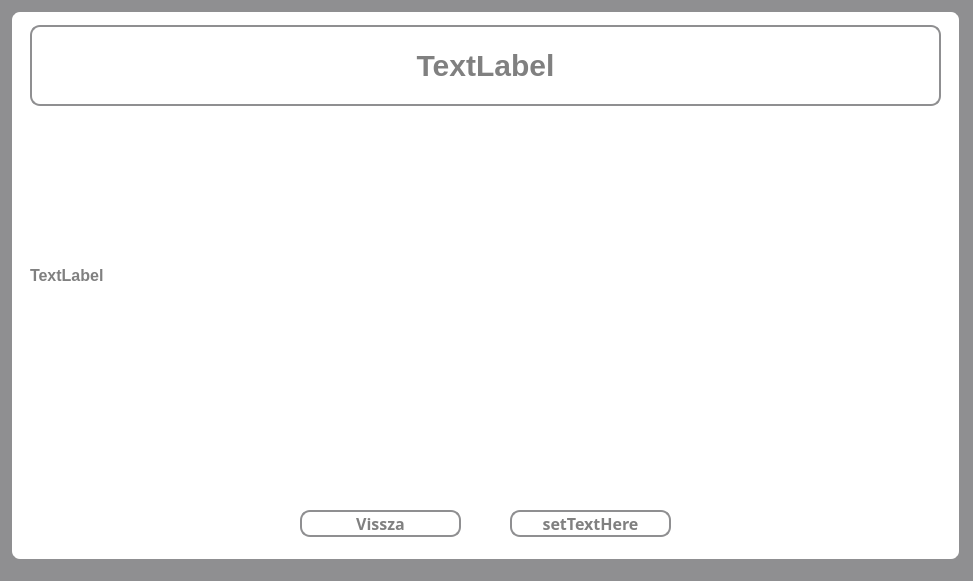
<?xml version="1.0" encoding="UTF-8"?>
<ui version="4.0">
 <class>MainWindow</class>
 <widget class="QMainWindow" name="MainWindow">
  <property name="geometry">
   <rect>
    <x>0</x>
    <y>0</y>
    <width>973</width>
    <height>581</height>
   </rect>
  </property>
  <property name="windowTitle">
   <string>Tanulás</string>
  </property>
  <property name="styleSheet">
   <string notr="true">* {
	background-color: #8f8f91;
}</string>
  </property>
  <widget class="QWidget" name="centralwidget">
   <widget class="QWidget" name="widget" native="true">
    <property name="geometry">
     <rect>
      <x>10</x>
      <y>10</y>
      <width>951</width>
      <height>551</height>
     </rect>
    </property>
    <property name="styleSheet">
     <string notr="true">* {
	background-color: white;
    border: 2px solid #8f8f91;
    border-radius: 10px;
    color: white;
    font-size: 16px;
    font-weight: bold;
}</string>
    </property>
    <widget class="QPushButton" name="backButton">
     <property name="geometry">
      <rect>
       <x>290</x>
       <y>500</y>
       <width>161</width>
       <height>27</height>
      </rect>
     </property>
     <property name="font">
      <font>
       <family>Corbel</family>
       <pointsize>-1</pointsize>
       <bold>true</bold>
      </font>
     </property>
     <property name="styleSheet">
      <string notr="true">* {
	background-color: white;
	color: grey;
}

*:hover {
	background-color: rgb(120, 120, 220);
	color: white;
}</string>
     </property>
     <property name="text">
      <string>Vissza</string>
     </property>
    </widget>
    <widget class="QPushButton" name="nextButton">
     <property name="geometry">
      <rect>
       <x>500</x>
       <y>500</y>
       <width>161</width>
       <height>27</height>
      </rect>
     </property>
     <property name="font">
      <font>
       <family>Corbel</family>
       <pointsize>-1</pointsize>
       <bold>true</bold>
      </font>
     </property>
     <property name="styleSheet">
      <string notr="true">* {
	background-color: white;
	color: grey;
}

*:hover {
	background-color: rgb(120, 120, 220);
	color: white;
}</string>
     </property>
     <property name="text">
      <string>setTextHere</string>
     </property>
    </widget>
    <widget class="QLabel" name="titleLabel">
     <property name="geometry">
      <rect>
       <x>20</x>
       <y>15</y>
       <width>911</width>
       <height>81</height>
      </rect>
     </property>
     <property name="styleSheet">
      <string notr="true">* {
	font-size: 30px;
	color: grey;
}</string>
     </property>
     <property name="text">
      <string>TextLabel</string>
     </property>
     <property name="alignment">
      <set>Qt::AlignCenter</set>
     </property>
    </widget>
    <widget class="QLabel" name="contentLabel">
     <property name="geometry">
      <rect>
       <x>20</x>
       <y>100</y>
       <width>911</width>
       <height>331</height>
      </rect>
     </property>
     <property name="styleSheet">
      <string notr="true">* {
	border: none;
	color: grey;
}</string>
     </property>
     <property name="text">
      <string>TextLabel</string>
     </property>
    </widget>
   </widget>
  </widget>
  <widget class="QStatusBar" name="statusbar"/>
 </widget>
 <resources/>
 <connections/>
</ui>
